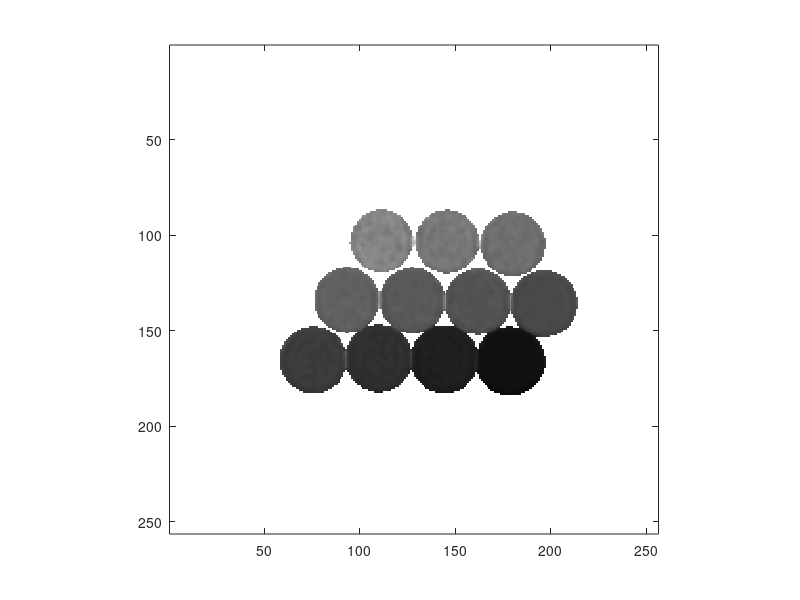

Recreate this plot in MATLAB.
%TITLE:MRI simulation code and phantom data sets
%Matlab script to generate figures using Sobol's GRE simulation
%Author: Daiki Tamada
%Affiliation: Department of Radiology, University of Wisconsin-Madison
%Date: 10/28/2024
%Email: dtamada@wisc.edu

%By downloading, installing, or otherwise accessing or using the Software , you (“Recipient”) agree to receive and use the above-
%identified SOFTWARE subject to the following terms, obligations and restrictions. If you do not agree to all of the following terms, 
%obligations and restrictions you are not permitted to download, install,
%execute, access, or use the SOFTWARE:

%1.	Originators of the SOFTWARE.  Provider is willing to license its rights in the SOFTWARE (“Provider’s Rights”) to academic researchers to use free of charge solely for academic, non-commercial research purposes subject to the terms and conditions outlined herein. The SOFTWARE was created at the University of Wisconsin ("UW") by Dakai Tamada. Please note Provider's Rights may include, but are not limited to, certain patents or patent applications owned by the Wisconsin Alumni Research Foundation (“WARF”). 
%2.	Limited License.  Provider hereby grants to Recipient a non-commercial, non-transferable, royalty-free, non-exclusive license, without the right to sublicense, under Provider’s Rights to  download, install, access, execute and use the SOFTWARE solely for academic, non-commercial research purposes. SOFTWARE may not be used, directly or indirectly, to perform services for a fee or for the production or manufacture of products for sale to third parties. The foregoing license does not include any license to third party intellectual property that may be contained in the SOFTWARE; obtaining a license to such rights is Recipient’s responsibility. 
%3.	Restrictions on SOFTWARE use and distribution.  Recipient shall not take, authorize, or permit any of the following actions with the SOFTWARE: (1) modify, translate or otherwise create any derivative works; or (2) publicly display (e.g., Internet) or publicly perform (e.g., present at a press conference); or (3) sell, lease, rent or lend; or (4) use it for any commercial purposes whatsoever. Recipient must fully reproduce and not obscure, alter or remove any of the Provider’s proprietary notices that appear on the SOFTWARE, including copyright notices or additional license terms included with any the third party software contained in the SOFTWARE. Recipient may not provide any third party with access to the SOFTWARE or use the SOFTWARE on a timeshare or service bureau basis. Recipient represents that it is compliance with all applicable export control provisions and is not prohibited from receiving the SOFTWARE. 
%4.	Reservation of rights.  Provider retains all rights and title in the SOFTWARE, including without limitation all intellectual property rights (e.g., patent, copyright and trade secret rights) that may now or in the future exist in the SOFTWARE, regardless of form or medium. Provider retains ownership and all of Its rights in the SOFTWARE, including all of its intellectual property rights (e.g., patent, copyright and trade secret rights) that may now or in the future cover the SOFTWARE or any uses of the SOFTWARE, regardless of form or medium; title remains with Provider and the SOFTWARE is merely being loaned to Recipient for the specific purposes and under the specific restrictions stated herein. Nothing in this Agreement grants Recipient any additional rights to the SOFTWARE, any right to obtain any updates or new releases of the SOFTWARE, any commercial license for the SOFTWARE, or any other intellectual property owned or licensed by Provider. Provider has no obligation to provide any support, updates, or bug fixes.
%5.	Disclaimer of Warranty. PROVIDER IS PROVIDING THE SOFTWARE TO RECIPIENT ON AN “AS IS” BASIS. PROVIDER MAKES NO REPRESENTATIONS OR WARRANTIES CONCERNING THE SOFTWARE OR ANY OUTCOME THAT MAY BE OBTAINED BY USING THE SOFTWARE, AND EXPRESSLY DISCLAIMS ALL SUCH WARRANTIES, INCLUDING WITHOUT LIMITATION ANY EXPRESS OR IMPLIED WARRANTY OF MERCHANTABILITY, FITNESS FOR A PARTICULAR PURPOSE, AND NON-INFRINGEMENT OF INTELLECTUAL PROPERTY RIGHTS. PROVIDER MAKES NO REMEDY THAT THE SOFTWARE WILL OPERATE ERROR FREE OR UNINTERRUPTED.
%6.	Limitation of Liability; Indemnity.  TO THE FULLEST EXTENT PERMITTED BY LAW, IN NO EVENT SHALL PROVIDER BE LIABLE TO RECIPIENT FOR ANY LOST PROFITS OR ANY DIRECT, INDIRECT, EXEMPLARY, PUNITIVE, INCIDENTAL OR CONSEQUENTIAL DAMAGES ARISING FROM THE SOFTWARE OR ITS USE. FURTHERMORE, IN NO EVENT WILL PROVIDER’S LIABILITY TO RECIPIENT EXCEED $100. PROVIDER HAS NO LIABILITY FOR ANY DECISION, ACT OR OMISSION MADE BY RECIPIENT AS A RESULT OF USE OF THE SOFTWARE. To the extent permitted by applicable law, Recipient agrees to indemnify, defend and hold harmless Provider, UW, and the SOFTWARE authors against all claims and expenses, including legal expenses and reasonable attorneys fees, arising from Recipient’s use of the SOFTWARE.
%7.	No use of names/trademarks.  Recipient shall not use Provider’s name, or the name of any author of the SOFTWARE or that of UW, in any manner without the prior written approval of the entity or person whose name is being used.
%8.	Termination.  Without prejudice to any other rights, Provider may terminate this Agreement if Recipient fails to comply with the terms of this Agreement for any reason. Upon termination for any reason, Recipient must immediately destroy all copies of the SOFTWARE in Recipient’s possession, custody, or control.	


load('SE_R2_map.mat');
figure;
imagesc(R2map, [0 500]); axis square;
colormap(gray);

